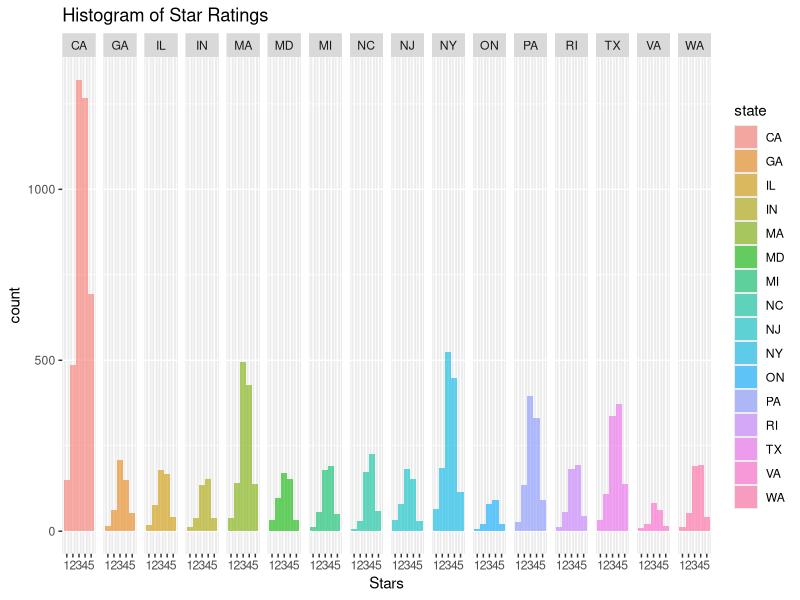
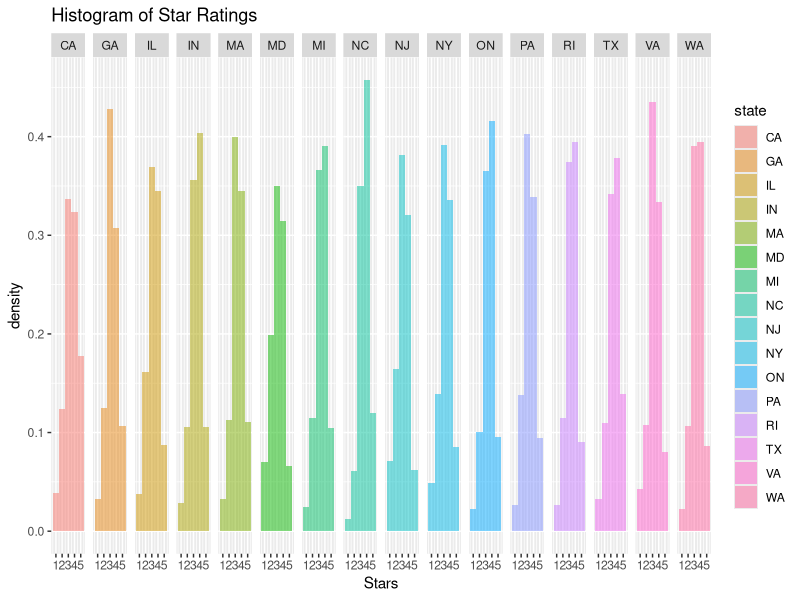
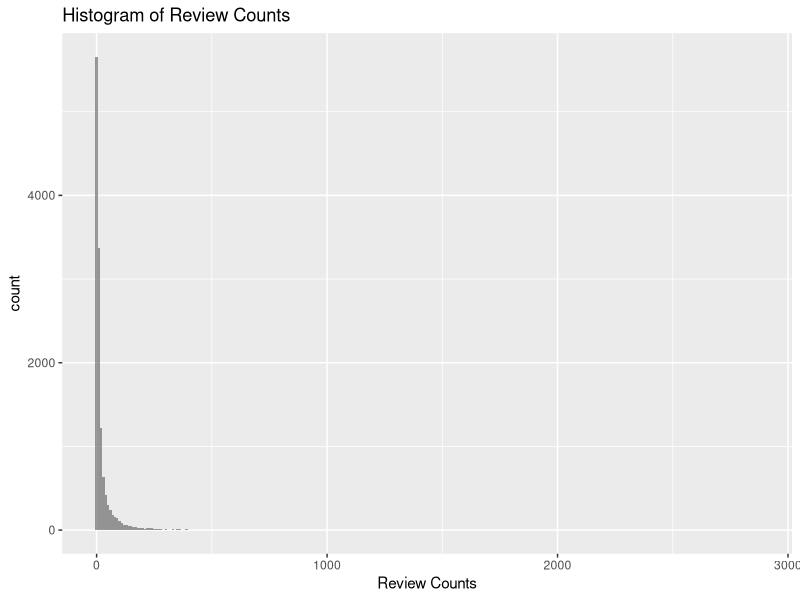
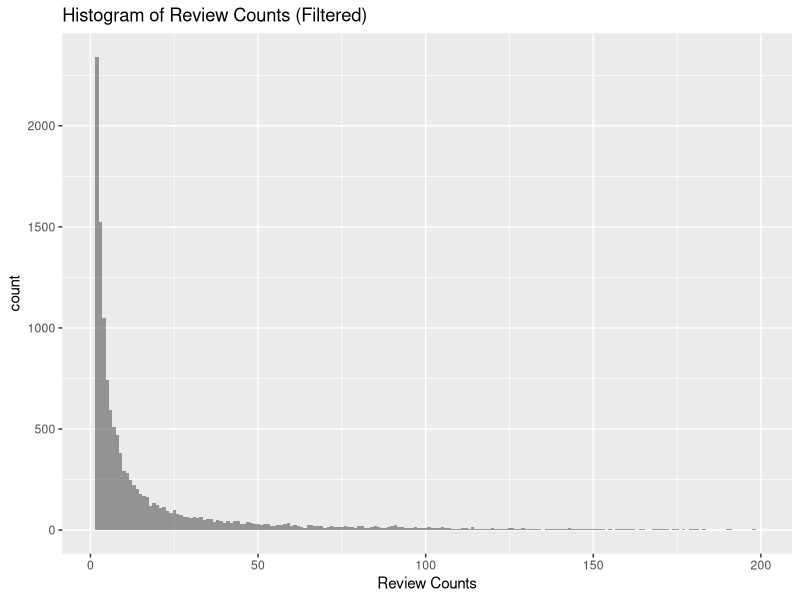
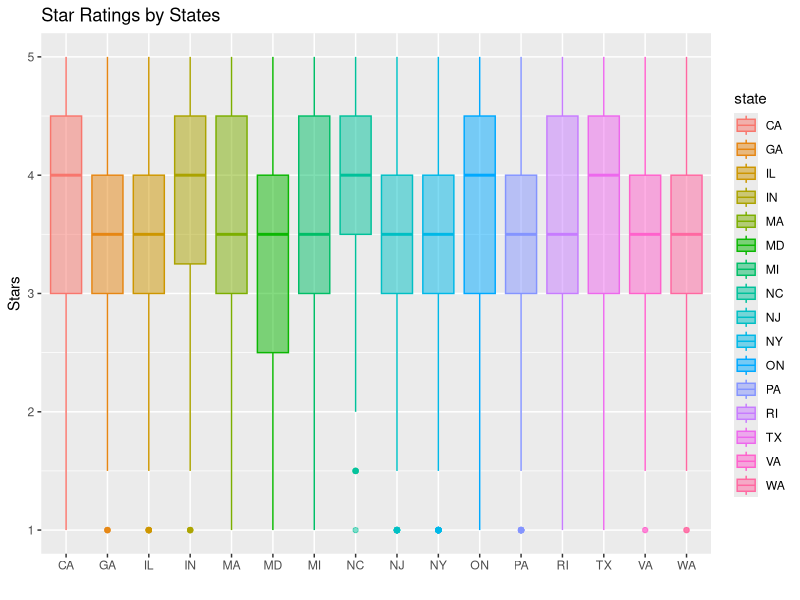
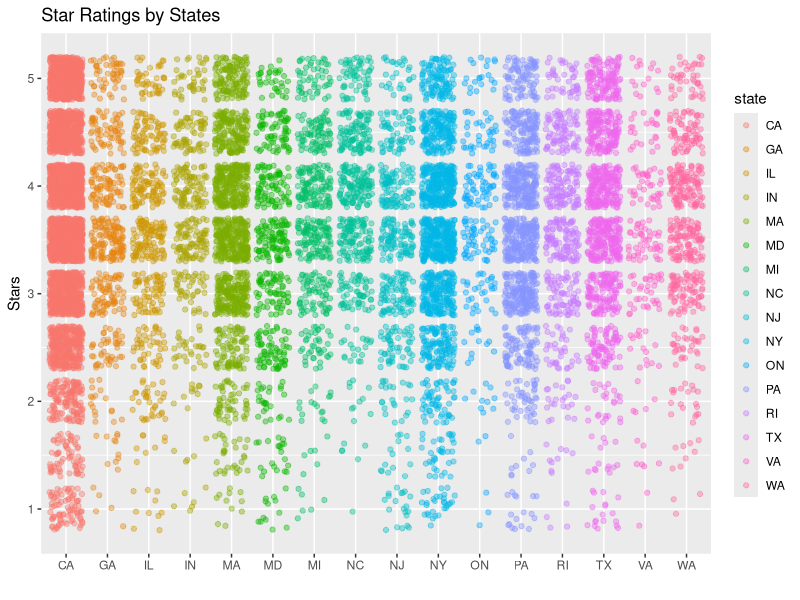
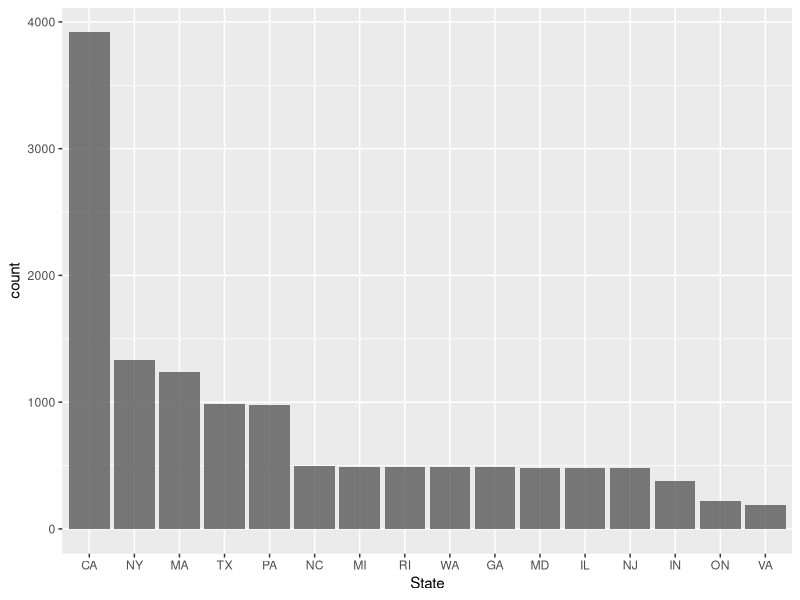
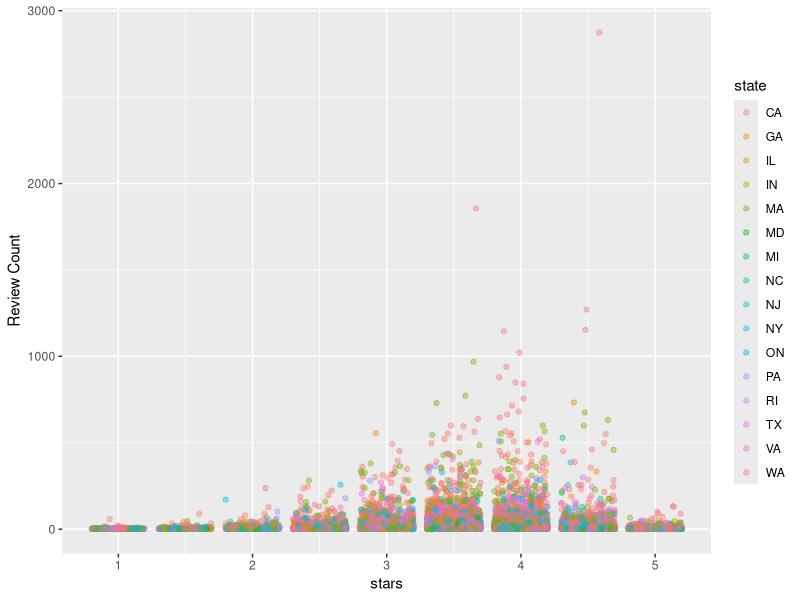

Here is the R script that generated these plots, in order:
## ---- chunk 1
knitr::opts_chunk$set(echo = FALSE)
## ---- chunk 2
library(data.table)
library(ggplot2)
## ---- chunk 3
data = read.table("businessdata.tsv", sep="\t",comment.char="",quote="",header=TRUE)
data$name = as.character(data$name)
data$city = as.factor(data$city)
data$state = as.factor(data$state)
data$main_category = as.factor(data$main_category)
data =na.omit(data)
data = as.data.table(data)
summary(data)
## ---- chunk 4
ggplot(aes(x=stars,fill=state), data=data) + geom_histogram(binwidth = 1, alpha=.6) +
  facet_wrap(~state,nrow=1) + ggtitle("Histogram of Star Ratings") + xlab("Stars")
## ---- chunk 5
ggplot(aes(x=stars,fill=state), data=data) + geom_histogram(aes(y=..density..),binwidth = 1, alpha=.5) +
  facet_wrap(~state,nrow=1)+ ggtitle("Histogram of Star Ratings") + xlab("Stars")
## ---- chunk 6
ggplot(aes(x=review_count),data=data)+geom_histogram(binwidth = 10, alpha=.6) + ggtitle("Histogram of Review Counts") + xlab("Review Counts")
## ---- chunk 7
dat2 = data[review_count <= 200]
ggplot(aes(x=review_count),data=dat2)+geom_histogram(binwidth = 1, alpha=.6) + ggtitle("Histogram of Review Counts (Filtered)") + xlab("Review Counts")
## ---- chunk 8
ggplot(aes(x=state,y=stars,color=state,fill=state), data=data) + geom_boxplot(alpha=.5) + xlab("") +
  ylab("Stars") + ggtitle("Star Ratings by States")
## ---- chunk 9
ggplot(aes(x=state,y=stars,color=state), data=data) + geom_jitter(alpha=.4) + xlab("") +
  ylab("Stars") + ggtitle("Star Ratings by States")
## ---- chunk 10
data[,num_bus := .N, by=state]
ggplot(aes(x=reorder(state, -num_bus)),data=data) +geom_bar(alpha=.8) + xlab('State')
data[,num_bus:=NULL]
## ---- chunk 11
ggplot(aes(x=stars,y=review_count,color=state), data=data) + geom_jitter(alpha=.4) +
  ylab("Review Count")
## ---- chunk 12
data[,rank:=frank(-stars, ties.method="first"), by=.(city,main_category)]
data
## ---- chunk 13
chinese = data[main_category=="Chinese"][order(city,rank),head(.SD,5),by=city]
chinese[,.(city,name,rank,stars)]
## ---- chunk 14
mean_rev = data[,men_rev:=mean(review_count),by=state]
mean_rev = mean_rev[,head(.SD,1), by=.(state,men_rev)]
ggplot(aes(x=reorder(state, -men_rev),y=men_rev),data=mean_rev) +geom_bar(stat="identity",alpha=.8) + 
  xlab('State')+ ylab("Mean Review Count")
